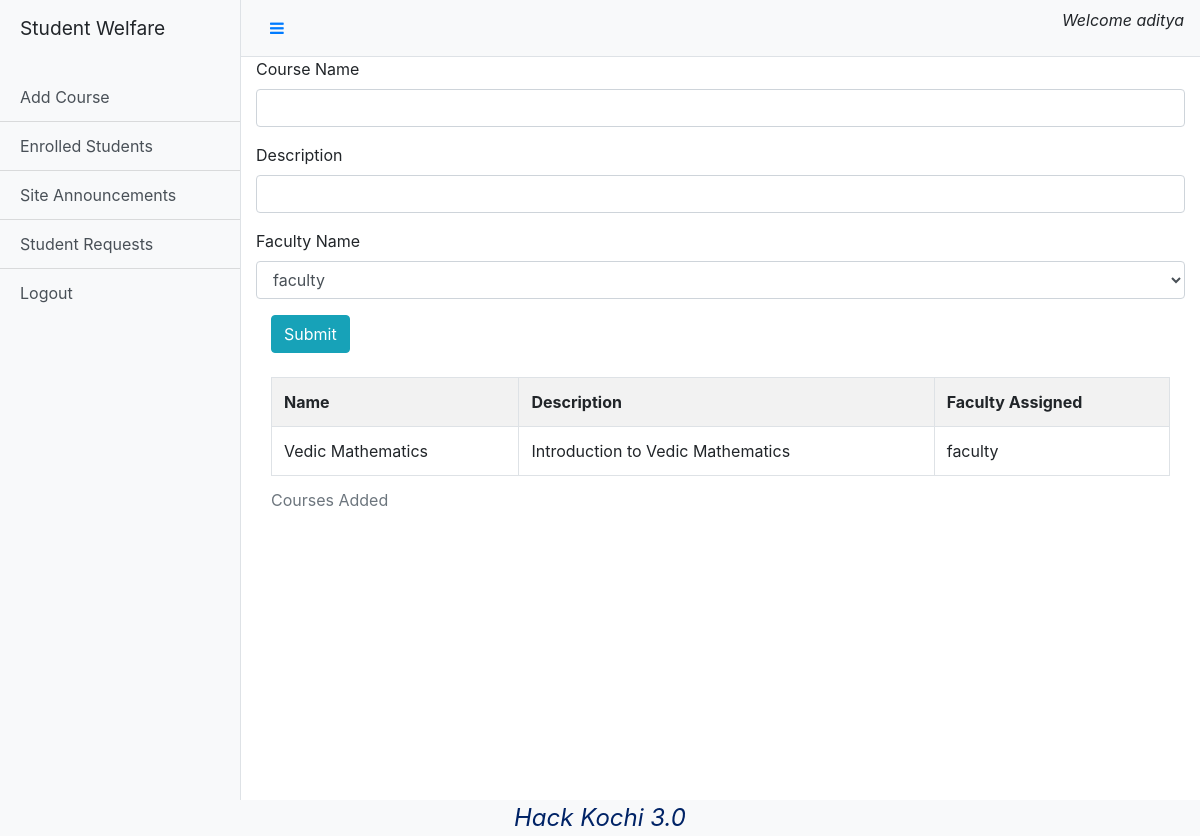
Screenshot of /dadmin/addCourse (signed in) with the database file from the repository.
### base/models.py (models this page shows)
class User(AbstractUser):
    user_type = models.CharField(max_length=10,choices=(('Student','Student'),('Faculty','Faculty'),('Librarian','Librarian')),null=True)

### student/models.py (models this page shows)
class Course(models.Model):
    name = models.CharField(max_length=50)
    description = models.CharField(max_length=50)
    faculty = models.ForeignKey(User,on_delete=models.CASCADE,null=True)

### admin/views.py (the view, shortened to what this page needs)
# urls.py: path('addCourse',views.addCourse,name="addCourse"),
def addCourse(request):
    if not check(request):
        storage = messages.get_messages(request)
        storage.used = True
        messages.info(request,'Invalid Request')
        return redirect('/')
    if not request.user.is_authenticated:
        storage = messages.get_messages(request)
        storage.used = True
        messages.info(request,'Not Logged In')
        return redirect('/')
    obj = User.objects.filter(user_type="Faculty")
    courses = Course.objects.all()
    return render(request,'addCourse.html',{'obj':obj,'courses':courses})

### admin/views.py (called while the page is built)
def check(request):
    return request.user.is_superuser

### templates/addCourse.html (shortened to what this page needs)
{%extends 'adminDashboard.html'%}
{%block content%}
<div class="container">
    <form action="/dadmin/addCourse" method="POST">
        <div class="row form-group">
            <label for="cname">Course Name</label>
            <input type="text" name="name" id="cname" class="form-control" required>
        </div>
        <div class="row form-group">
            <label for="cd">Description</label>
            <input type="text" name="description" id="cd" class="form-control" required>
        </div>
        <div class="row form-group">
            <label for="fac">Faculty Name</label>
            <select name="fac_name" id="fac" class="form-control">
                {%for item in obj%}
                <option value="{{item.first_name}}">{{item.first_name}}</option>
                {%endfor%}
            </select>
        </div>
        <input type="submit" value="Submit" class="btn btn-info">
    </form><br>
    <table class="table table-striped table-bordered table-hover">
        <caption>Courses Added</caption>
        <tr>
            <th>Name</th>
            <th>Description</th>
            <th>Faculty Assigned</th>
        </tr>
        {%for item in courses%}
        <tr>
            <td>{{item.name}}</td>
            <td>{{item.description}}</td>
            <td>{{item.faculty.first_name}}</td>
        </tr>
        {%endfor%}
    </table>
</div>
{%endblock%}

### templates/adminDashboard.html (shortened to what this page needs)
{%load static%}
<!DOCTYPE html>
<html lang="en">
<head>
    <link rel="stylesheet" href="https://stackpath.bootstrapcdn.com/bootstrap/4.5.2/css/bootstrap.min.css">
    <link rel="stylesheet" href="https://cdnjs.cloudflare.com/ajax/libs/font-awesome/4.7.0/css/font-awesome.min.css">
    <link rel="stylesheet" href="{% static 'css/dashboard.css' %}">
</head>
<body>
  <div class="d-flex" id="wrapper">
    <div class="bg-light border-right" id="sidebar-wrapper">
      <div class="sidebar-heading"><p>Student Welfare</p></div>
      <div class="list-group list-group-flush">
        <a href="/dadmin/addCourse" class="list-group-item list-group-item-action bg-light">Add Course</a>
        <a href="/dadmin/admEnrolledStudents" class="list-group-item list-group-item-action bg-light">Enrolled Students</a>
        <a href="/dadmin/site" class="list-group-item list-group-item-action bg-light">Site Announcements</a>
        <a href="/dadmin/requests" class="list-group-item list-group-item-action bg-light">Student Requests</a>
        <a href="/logout" class="list-group-item list-group-item-action bg-light">Logout</a>
      </div>
    </div>
    <div id="page-content-wrapper">
      <nav class="navbar navbar-expand-lg navbar-light bg-light border-bottom">
        <button class="btn btn-link" id="menu-toggle"><i class="fa fa-bars" aria-hidden="true"></i></button>
        <p class="justify-content-end ml-auto" style="font-style: oblique;">Welcome {{request.user.username}}</p>
      </nav>
      <div class="container-fluid">
            {%block content%}
            {%endblock%}
      </div>
    </div>
  </div>
  <div class="footer obq bg-light">
    Hack Kochi 3.0
  </div>
</body>
</html>

### static/dashboard.css (style rules this page uses)
#wrapper { overflow-x: hidden; }
#sidebar-wrapper { min-height: 100vh; margin-left: -15rem; -webkit-transition: margin .25s ease-out; -moz-transition: margin .25s ease-out; -o-transition: margin .25s ease-out; transition: margin .25s ease-out; }
.footer { font-weight: 400; font-size: 1.3em; left: 0; bottom: 0; width: 100%; color: #002366; text-align: center; }
#sidebar-wrapper .sidebar-heading { padding: 0.875rem 1.25rem; font-size: 1.2rem; }
#sidebar-wrapper .list-group { width: 15rem; }
#page-content-wrapper { min-width: 100vw; }
@media (min-width: 768px) { #sidebar-wrapper { margin-left: 0; } }
@media (min-width: 768px) { #page-content-wrapper { min-width: 0; width: 100%; } }
.obq { font-style: oblique; font-size: 1.5em; text-align:center; }

### rows the page displays
User: user.username "aditya"
Course: name "Vedic Mathematics", description "Introduction to Vedic Mathematics", faculty.first_name "faculty"

### other values shown
form field fac_name "faculty"
